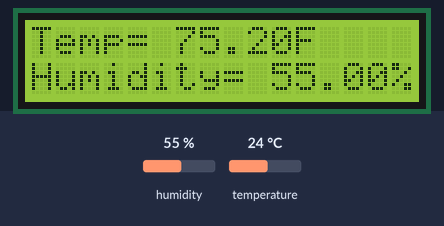
Recording of a sketch running on a simulated Arduino Uno, built with avr-gcc and run on an emulated ATmega328P. Parts: 16×2 character LCD. The inputs (shaded band) are chosen by the test bench; at power-on: humidity 55 %, temperature 24 °C. What the sketch prints to the serial monitor is not drawn.

Above: at 1.7 s.
1.8 s: humidity set to 22 %
At 3.6 s:
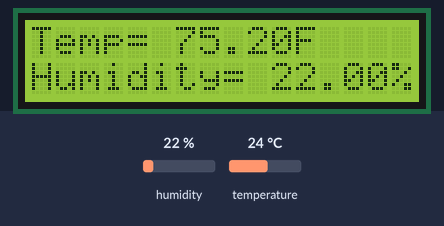
4.7 s: temperature set to 12 °C
At 7.5 s:
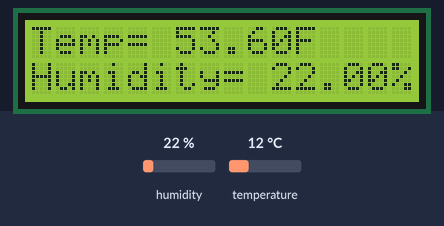
7.9 s: humidity set to 40 %
At 10.2 s:
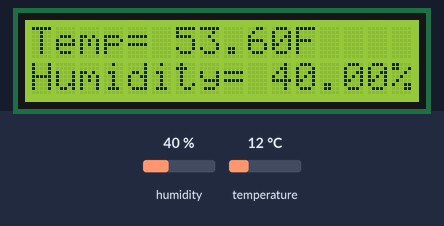
11.1 s: temperature set to 19 °C
At 14.0 s:
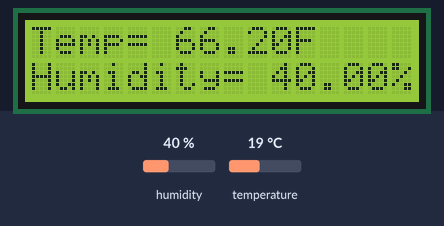
Timing chart, 0 to 15.3 s (numbered marks = the images above; inputs shaded):
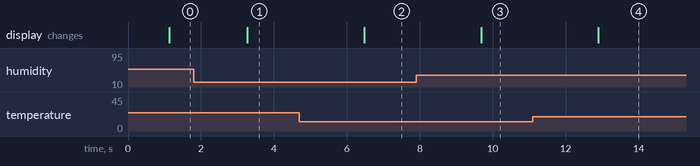

The sketch:

Temp_LCD.ino
```cpp
/******************************************************************
SHT15 Example + LCD modification

Connections:
GND  -> A2
Vcc  -> A3
DATA -> A4
SCK  -> A5

******************************************************************************/
#include <SHT1X.h> //STH15 lib
#include <LiquidCrystal.h> // LCD lib
//variables for storing values
LiquidCrystal lcd(4,5,6,7,8,9); // LCD pins in use

float tempC = 0;
float tempF = 0;
float humidity = 0;

//Create an instance of the SHT1X sensor
SHT1x sht15(A4, A5);//Data, SCK

//declare output pins for powering the sensor
int power = A3;
int gnd = A2;

void setup()
{
  Serial.begin(9600); // Open serial connection to report values to host

  lcd.begin (16, 2); // LCD column by row size
  lcd.clear(); // Clears anything on LCD

  pinMode(power, OUTPUT);
  pinMode(gnd, OUTPUT);

  digitalWrite(power, HIGH);
  digitalWrite(gnd, LOW);
}
//-------------------------------------------------------------------------------------------
void loop()
{
  readSensor();
  printOut();
  delay(1000);

  lcd.clear();
  lcd.setCursor(0,0);

    lcd.print("Temp= ");
    lcd.print(tempF);
    lcd.print("F");

  lcd.setCursor(0,1);

    lcd.print("Humidity= ");
    lcd.print(humidity);
    lcd.print("%");


}
//-------------------------------------------------------------------------------------------
void readSensor()
{
  // Read values from the sensor
  tempC = sht15.readTemperatureC();
  tempF = sht15.readTemperatureF();
  humidity = sht15.readHumidity();
}
//-------------------------------------------------------------------------------------------
void printOut()
{
  Serial.print(" Temp = ");
  Serial.print(tempF);
  Serial.print("F, ");
  Serial.print(tempC);
  Serial.println("C");
  Serial.print(" Humidity = ");
  Serial.print(humidity);
  Serial.println("%");
}
```

Measured:
- after the input at 1.8 s, the display: changes after 1.5 s (image 1)
- after the input at 4.7 s, the display: changes after 1.8 s (image 2)
- after the input at 7.9 s, the display: changes after 1.8 s (image 3)
- after the input at 11.1 s, the display: changes after 1.8 s (image 4)
